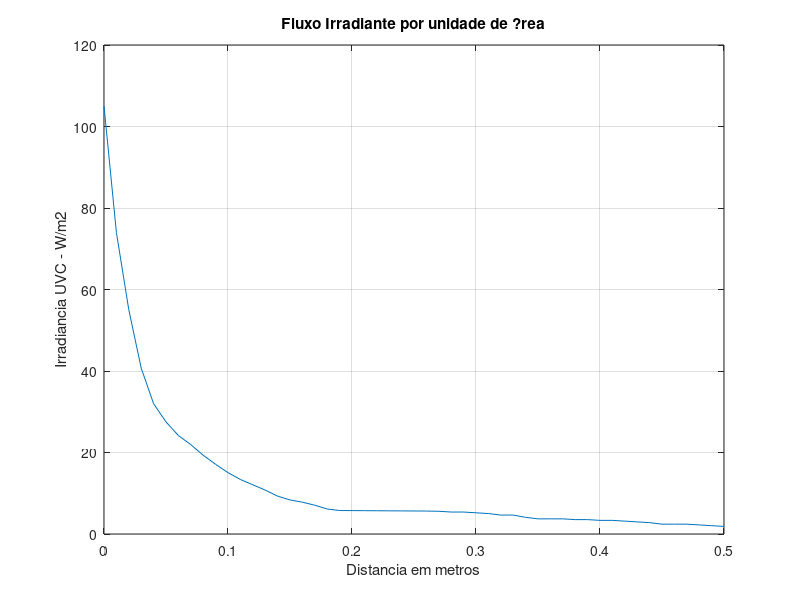
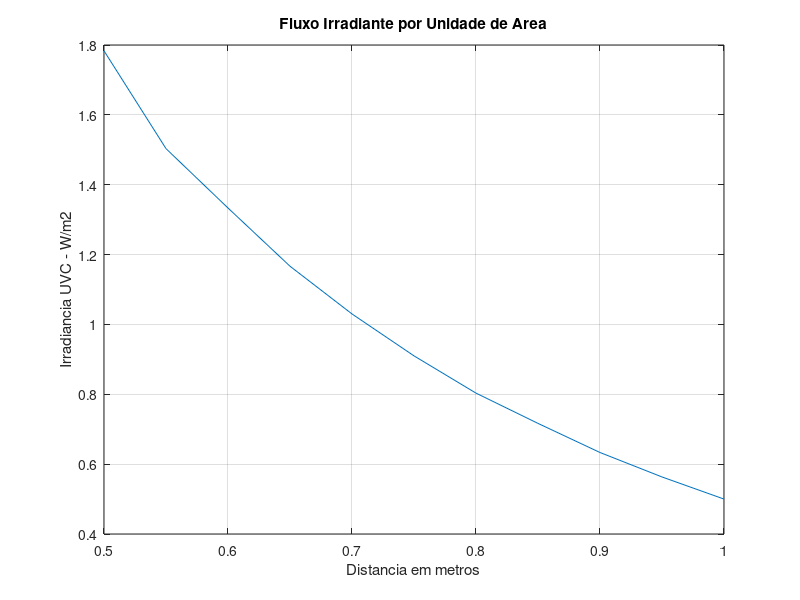
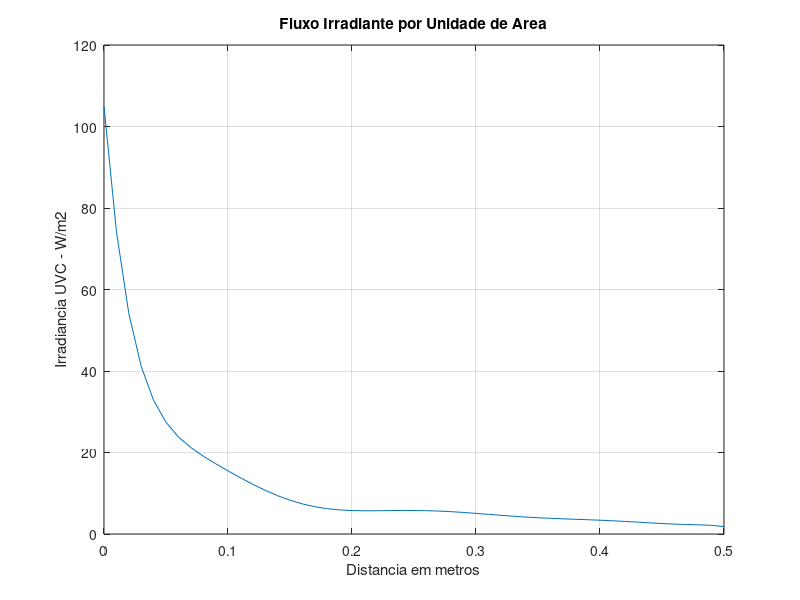
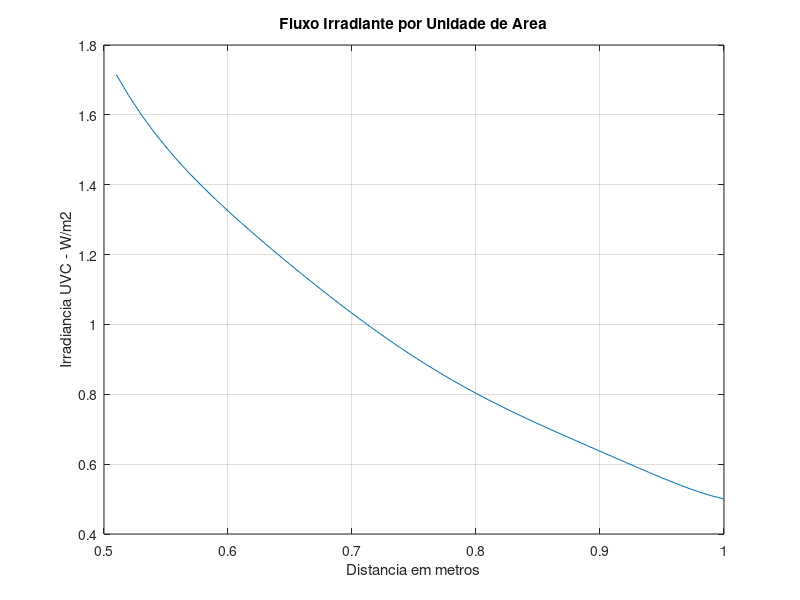

The MATLAB source for these figures, in order:
clc 
clear all
close all

% Densidade de Potencia UVC da Lampada G13

P = 4 % Puvc = 4W
CompCirc= 2*pi*0.013;
CompLamp=0.438;
I = P/(CompLamp*CompCirc)

% 100 W/m2 - 5.38 cm

%HNS 15W G13, Pel=15W Puv = 4W
Med1=[5.65 3.98 2.96 2.19 1.72 1.48 1.30 1.18 1.04 0.92 0.81 0.72 0.65 0.58 0.5 ...
    0.45 0.42 0.38 0.33 0.31 0.309 0.308 0.307 0.306 0.305 0.304 0.303 0.30 0.29 0.29...
    0.28 0.27 0.25 0.25 0.22 0.20 0.20 0.20 0.19 0.19 0.18 0.18 0.17 0.16 0.15...
    0.13 0.13 0.13 0.12 0.11 0.10];

Med1_Wm2=(Med1*100)/5.38;

Med2=[5.35 4.51 4 3.5 3.09 2.73 2.41 2.15 1.9 1.69 1.5];

Med2_Wm2=(Med2*1.5)/4.5;
    
D1=0:0.01:0.5;
D2=0.5:0.05:1;

figure(1)
plot(D1,Med1_Wm2)
xlabel('Distancia em metros')
ylabel('Irradiancia UVC - W/m2')
title('Fluxo Irradiante por unidade de ?rea')
grid

figure(2)
plot(D2,Med2_Wm2)
xlabel('Distancia em metros')
ylabel('Irradiancia UVC - W/m2')
title('Fluxo Irradiante por Unidade de Area')
grid

[p1,S]=polyfit(D1,Med1_Wm2,9);

dist=0;
i=1;
while dist<0.51
    Polin1(i)=polyval(p1,dist);
    dist=dist+0.01;
    i=i+1;
end

figure(3)
plot(D1,Polin1)
xlabel('Distancia em metros')
ylabel('Irradiancia UVC - W/m2')
title('Fluxo Irradiante por Unidade de Area')
grid

[p2,S]=polyfit(D2,Med2_Wm2,6);

dist=0.51;
i=1;
while dist<1.01
    Polin2(i)=polyval(p2,dist);
    dist=dist+0.01;
    i=i+1;
end

D2=0.51:0.01:1;

figure(4)
plot(D2,Polin2)
xlabel('Distancia em metros')
ylabel('Irradiancia UVC - W/m2')
title('Fluxo Irradiante por Unidade de Area')
grid

Polin=[Polin1 Polin2];
D=0:0.01:1;
figure(5)
plot(D,Polin)
xlabel('Distancia em metros')
ylabel('Irradiancia UVC - W/m2')
title('Fluxo Irradiante por Unidade de Area')
grid

[p,S]=polyfit(D,Polin,12);
% Polinomio mal condicionado para grau maior ou igual a 13

dist=0;
i=1;
while dist<1.01
    Irrad(i)=polyval(p,dist);
    dist=dist+0.01;
    i=i+1;
end

D=0:0.01:1;

figure(6)
plot(D,Irrad)
xlabel('Distancia em metros')
ylabel('Irradiancia UVC - W/m2')
title('Fluxo Irradiante por Unidade de Area')
grid

% Superficie de Irradiancia

X=-0.5:0.01:0.5;
Y=-0.5:0.01:0.5;
for i=1:length(X)
    for j=1:length(Y)
        distancia(i,j)=(sqrt(X(i)^2+Y(j)^2)-0.013);
        if distancia(i,j)<0
            Z(i,j)=0;
        end
        if (distancia(i,j)>=0 & distancia(i,j)<0.5) 
            Z(i,j)=polyval(p1,distancia(i,j));
        end
        if (distancia(i,j)>=0.5) 
            Z(i,j)=polyval(p2,distancia(i,j));
        end
    end
end

figure(7)
surf(X,Y,Z)
title('Irradiancia da Lampada UVC - Projeto EDP - Tergos - IFSP')

%%%%%%%%%%%%%%%%%%%%%%%%%%%%%%%%%%%%%%%%%%%%%%%%%%%%%%%%%%%%%%%%%%%%%%%%%%%
% Dosagem para a mascara fixada diante das lampadas
% Supondo que o ponto mais distante da mascara esta a h1 metros da lampada.
% H_dosagemInterna ? a dosagem total recebida na parte interna da m?scara
%%%%%%%%%%%%%%%%%%%%%%%%%%%%%%%%%%%%%%%%%%%%%%%%%%%%%%%%%%%%%%%%%%%%%%%%%%%

% Hipotese: O ponto mais afastado da m?scara estar? a uma DistMedia das
% lampadas por um tempo igual a TempoMinutos

TempoMinutos=5;
TempoSegundos=TempoMinutos*60;
h1=0.15;
r=0.013; % Raio da lampada
dlamp= 3*r; % Distancia entre as lampadas (centro a centro)
DistMedia=sqrt((dlamp/2)^2+h1^2)
distancia=(sqrt(0^2+DistMedia^2)-0.013);
EfeitoLambertiano=1.8;
NumerodeLampadas=2;
H_dosagemInterna=(EfeitoLambertiano*NumerodeLampadas*polyval(p1,distancia)*TempoSegundos)/10000 % Para transformar de J/m2 para J/cm2 deve ser dividido por 10000
